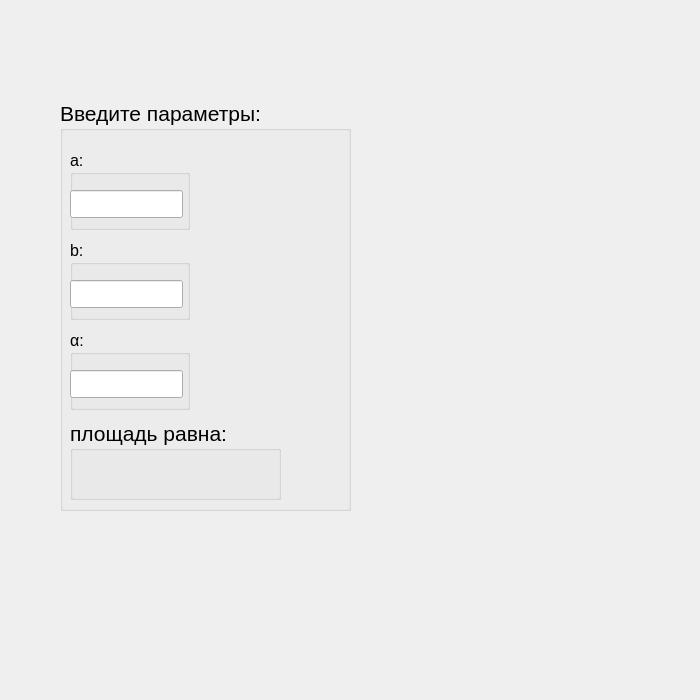
<?xml version="1.0" encoding="UTF-8"?>
<ui version="4.0">
 <class>SinParallelogram</class>
 <widget class="QWidget" name="SinParallelogram">
  <property name="geometry">
   <rect>
    <x>0</x>
    <y>0</y>
    <width>700</width>
    <height>700</height>
   </rect>
  </property>
  <property name="font">
   <font>
    <pointsize>12</pointsize>
   </font>
  </property>
  <property name="windowTitle">
   <string>Form</string>
  </property>
  <widget class="QGroupBox" name="groupBox">
   <property name="geometry">
    <rect>
     <x>60</x>
     <y>100</y>
     <width>291</width>
     <height>411</height>
    </rect>
   </property>
   <property name="font">
    <font>
     <pointsize>16</pointsize>
    </font>
   </property>
   <property name="title">
    <string>Введите параметры:</string>
   </property>
   <widget class="QGroupBox" name="groupBox_2">
    <property name="geometry">
     <rect>
      <x>10</x>
      <y>320</y>
      <width>211</width>
      <height>80</height>
     </rect>
    </property>
    <property name="title">
     <string>площадь равна:</string>
    </property>
    <widget class="QLabel" name="label">
     <property name="geometry">
      <rect>
       <x>0</x>
       <y>40</y>
       <width>211</width>
       <height>41</height>
      </rect>
     </property>
     <property name="text">
      <string/>
     </property>
    </widget>
   </widget>
   <widget class="QGroupBox" name="groupBox_3">
    <property name="geometry">
     <rect>
      <x>10</x>
      <y>50</y>
      <width>120</width>
      <height>80</height>
     </rect>
    </property>
    <property name="font">
     <font>
      <pointsize>12</pointsize>
     </font>
    </property>
    <property name="title">
     <string>a:</string>
    </property>
    <widget class="QLineEdit" name="lineEdit">
     <property name="geometry">
      <rect>
       <x>0</x>
       <y>40</y>
       <width>113</width>
       <height>28</height>
      </rect>
     </property>
    </widget>
   </widget>
   <widget class="QGroupBox" name="groupBox_4">
    <property name="geometry">
     <rect>
      <x>10</x>
      <y>140</y>
      <width>120</width>
      <height>80</height>
     </rect>
    </property>
    <property name="font">
     <font>
      <pointsize>12</pointsize>
     </font>
    </property>
    <property name="title">
     <string>b:</string>
    </property>
    <widget class="QLineEdit" name="lineEdit_2">
     <property name="geometry">
      <rect>
       <x>0</x>
       <y>40</y>
       <width>113</width>
       <height>28</height>
      </rect>
     </property>
    </widget>
   </widget>
   <widget class="QGroupBox" name="groupBox_5">
    <property name="geometry">
     <rect>
      <x>10</x>
      <y>230</y>
      <width>120</width>
      <height>80</height>
     </rect>
    </property>
    <property name="font">
     <font>
      <pointsize>12</pointsize>
     </font>
    </property>
    <property name="title">
     <string>α:</string>
    </property>
    <widget class="QLineEdit" name="lineEdit_3">
     <property name="geometry">
      <rect>
       <x>0</x>
       <y>40</y>
       <width>113</width>
       <height>28</height>
      </rect>
     </property>
    </widget>
   </widget>
  </widget>
 </widget>
 <resources/>
 <connections/>
</ui>
